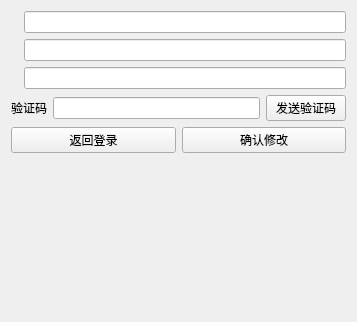
<?xml version="1.0" encoding="UTF-8"?>
<ui version="4.0">
 <class>Dforget</class>
 <widget class="QWidget" name="Dforget">
  <property name="geometry">
   <rect>
    <x>0</x>
    <y>0</y>
    <width>357</width>
    <height>322</height>
   </rect>
  </property>
  <property name="windowTitle">
   <string>Form</string>
  </property>
  <property name="styleSheet">
   <string notr="true">QWidget#widget
{
	background-color: rgb(255, 255, 255);
}
</string>
  </property>
  <layout class="QGridLayout" name="gridLayout">
   <item row="4" column="0">
    <layout class="QHBoxLayout" name="horizontalLayout_4">
     <item>
      <widget class="QPushButton" name="backloginBtn">
       <property name="styleSheet">
        <string notr="true">border-image: url(:/new/prefix1/C:/Users/fdog/Desktop/lib/blackButton_2.jpg);</string>
       </property>
       <property name="text">
        <string>返回登录</string>
       </property>
       <property name="icon">
        <iconset resource="res.qrc">
         <normaloff>:/pic/back.png</normaloff>:/pic/back.png</iconset>
       </property>
      </widget>
     </item>
     <item>
      <widget class="QPushButton" name="SureBtn">
       <property name="styleSheet">
        <string notr="true">border-image: url(:/new/prefix1/C:/Users/fdog/Desktop/lib/blackButton_2.jpg);</string>
       </property>
       <property name="text">
        <string>确认修改</string>
       </property>
      </widget>
     </item>
    </layout>
   </item>
   <item row="5" column="0">
    <widget class="QLabel" name="label_4">
     <property name="text">
      <string/>
     </property>
    </widget>
   </item>
   <item row="3" column="0">
    <layout class="QHBoxLayout" name="horizontalLayout_3">
     <item>
      <widget class="QLabel" name="label_3">
       <property name="styleSheet">
        <string notr="true">font: 12pt &quot;方正黑体简体&quot;;</string>
       </property>
       <property name="text">
        <string>验证码</string>
       </property>
      </widget>
     </item>
     <item>
      <widget class="QLineEdit" name="sureEdit"/>
     </item>
     <item>
      <widget class="QPushButton" name="verifiBtn">
       <property name="styleSheet">
        <string notr="true">border-image: url(:/new/prefix1/C:/Users/fdog/Desktop/lib/blackButton_2.jpg);</string>
       </property>
       <property name="text">
        <string>发送验证码</string>
       </property>
      </widget>
     </item>
    </layout>
   </item>
   <item row="0" column="0">
    <layout class="QHBoxLayout" name="horizontalLayout">
     <item>
      <widget class="QLabel" name="label">
       <property name="styleSheet">
        <string notr="true">font: 12pt &quot;方正黑体简体&quot;;</string>
       </property>
       <property name="text">
        <string/>
       </property>
       <property name="pixmap">
        <pixmap resource="res.qrc">:/pic/name.png</pixmap>
       </property>
      </widget>
     </item>
     <item>
      <widget class="QLineEdit" name="accountLabel"/>
     </item>
    </layout>
   </item>
   <item row="2" column="0">
    <layout class="QHBoxLayout" name="horizontalLayout_2">
     <item>
      <widget class="QLabel" name="label_2">
       <property name="styleSheet">
        <string notr="true">font: 12pt &quot;方正黑体简体&quot;;</string>
       </property>
       <property name="text">
        <string/>
       </property>
       <property name="pixmap">
        <pixmap resource="res.qrc">:/pic/mima.png</pixmap>
       </property>
      </widget>
     </item>
     <item>
      <widget class="QLineEdit" name="newpasswdLabel"/>
     </item>
    </layout>
   </item>
   <item row="1" column="0">
    <layout class="QHBoxLayout" name="horizontalLayout_5">
     <item>
      <widget class="QLabel" name="label_5">
       <property name="styleSheet">
        <string notr="true">font: 12pt &quot;方正黑体简体&quot;;</string>
       </property>
       <property name="text">
        <string/>
       </property>
       <property name="pixmap">
        <pixmap resource="res.qrc">:/pic/email.png</pixmap>
       </property>
      </widget>
     </item>
     <item>
      <widget class="QLineEdit" name="emailEdit"/>
     </item>
    </layout>
   </item>
  </layout>
 </widget>
 <resources>
  <include location="res.qrc"/>
 </resources>
 <connections/>
</ui>
